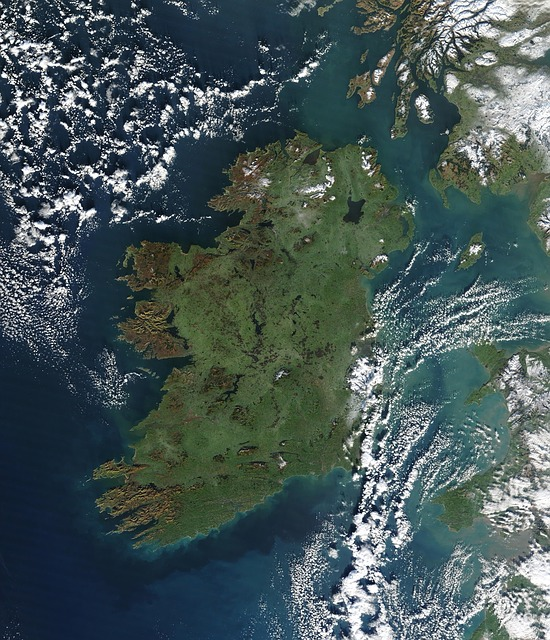
#> input picture hacktrick_entrance_exam/ireland.jpg, 550 x 640 px
$ python 'problem 1.py'
#> lines starting #> are read from the running program, lines starting #| are printed output that depends on the picture
from matplotlib.image import imread
from sklearn.cluster import KMeans
import matplotlib.pyplot as plt


def segment_image():
    image = imread("ireland.jpg")
#> image is the input picture: shape (640, 550, 3); mean R, G, B 70.6, 87.1, 86.9
    image = image.reshape(-1, 3)
    kmeans = KMeans(n_clusters=2).fit(image)
    centers = kmeans.cluster_centers_
#> centers = [[49.06, 67.28, 66.7], [186.2, 193.4, 195.5]]
    labels = kmeans.labels_
    seg_img = centers[labels].reshape(640, 550, 3)
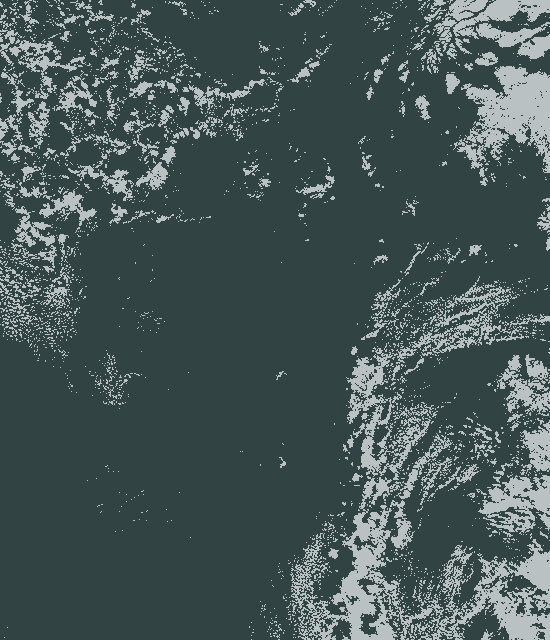
#> seg_img: shape (640, 550, 3) float64; mean of channels 0, 1, 2 70.6, 87.1, 86.9; drawn as R, G, B
    seg_img = seg_img.astype(int)
    return {'segmented_image': seg_img,'clusterer': kmeans}


img = segment_image()
#> img = 2 items
